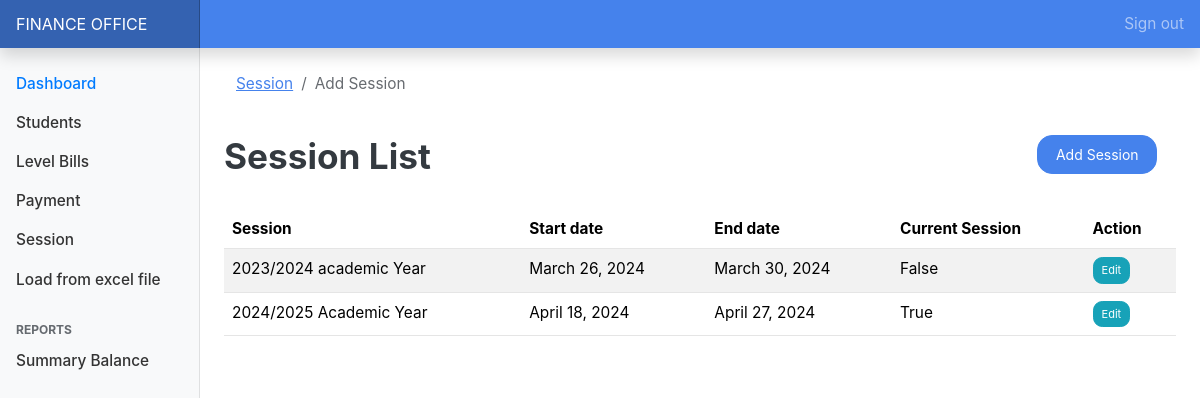
The app's page /view_session with its own data.
### Finance/models.py (models this page shows, shortened)
class Session(models.Model):
    session = models.CharField(max_length=200, unique=True,null=True)
    start_date = models.DateField(null=True)
    end_date = models.DateField(null=True)
    is_current_session = models.BooleanField(default=False)

### Finance/views.py (the view)
# urls.py: path("view_session", session_view, name="session"),
def session_view(request):
    session = Session.objects.all()
    context={
        "session":session
    }
    return render(request,"core/session_view.html",context)

### templates/core/session_view.html (shortened to what this page needs)
{% extends "base.html" %}
{% load static %}
{% block content %}
<div class="container py-4">
    <nav aria-label="breadcrumb">
        <ol class="breadcrumb">
            <li class="breadcrumb-item"><a href="#">Session</a></li>
            <li class="breadcrumb-item active" aria-current="page">Add Session</li>
        </ol>
    </nav>
</div>
    <div class="row">
        <div class="col-md-10">
            <h2>Session List</h2>
        </div>
        <div class="col-md-2 text-right">
            <a href="{% url 'finance:session_add' %}" class="btn btn-primary">Add Session</a>
        </div>
    </div>
    {% if session %}
    <div class="table-responsive app-table mt-4">
        <table class="table table-striped table-hover">
            <thead class="thead-dark">
                <tr>
                    <th>Session</th>
                    <th>Start date</th>
                    <th>End date</th>
                    <th>Current Session</th>
                    <th>Action</th>
                </tr>
            </thead>
            <tbody>
                {% for s in session  %}
                <tr>
                    <td>{{ s.session }}</td>
                    <td>{{ s.start_date }}</td>
                    <td>{{ s.end_date }}</td>
                    <td>{{ s.is_current_session }}</td>
                    <td>
                        <a href="{% url 'finance:session_update' s.id %}" class="btn btn-info btn-sm">Edit</a>
                    </td>
                </tr>
                {% endfor %}
            </tbody>
        </table>
    </div>
    {% else %}
    <div class="alert alert-info" role="alert">
        No Session Found
    </div>
    {% endif %}
</div>
{% endblock content %}

### static/css/dashboard.css (style rules this page uses)
body { font-size: .875rem; }

### records on screen
Session: session "2023/2024 academic Year", start_date "March 26, 2024", end_date "March 30, 2024", is_current_session "False"
Session: session "2024/2025 Academic Year", start_date "April 18, 2024", end_date "April 27, 2024", is_current_session "True"
